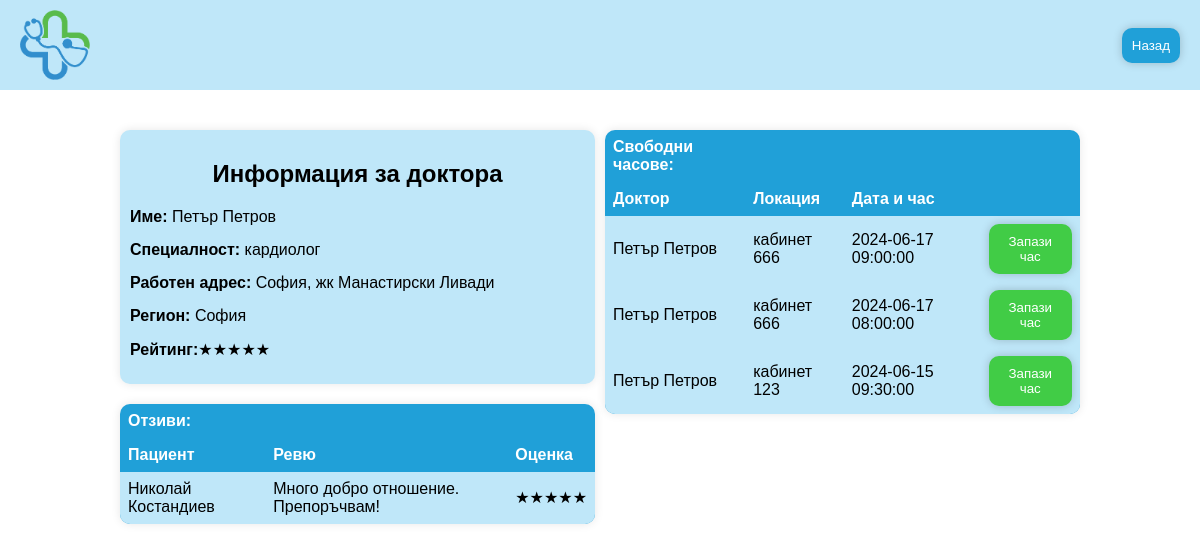
The app's page /presentation/views/doctor_profile.php?id=1 with its own data.
### tables this page shows
CREATE TABLE `doctors` (
  `id` int NOT NULL,
  `username` varchar(256) DEFAULT NULL,
  `password` varchar(100) NOT NULL,
  `email` varchar(256) DEFAULT NULL,
  `first_name` varchar(256) NOT NULL,
  `last_name` varchar(256) NOT NULL,
  `egn` char(10) NOT NULL,
  `work_address` varchar(256) NOT NULL,
  `region` varchar(50) NOT NULL,
  `phone_number` char(10) NOT NULL,
  `speciality` varchar(50) NOT NULL
);

CREATE TABLE `appointments` (
  `id` int NOT NULL,
  `doctor_id` int NOT NULL,
  `patient_id` int DEFAULT NULL,
  `review` varchar(512) DEFAULT NULL,
  `rating` int DEFAULT NULL,
  `notes` varchar(512) DEFAULT NULL,
  `location` varchar(256) NOT NULL,
  `appointment_date` datetime NOT NULL
);

CREATE TABLE `patients` (
  `id` int NOT NULL,
  `username` varchar(256) DEFAULT NULL,
  `password` varchar(100) NOT NULL,
  `email` varchar(256) DEFAULT NULL,
  `first_name` varchar(256) NOT NULL,
  `last_name` varchar(256) NOT NULL,
  `egn` char(10) NOT NULL,
  `address` varchar(256) NOT NULL,
  `phone_number` char(10) NOT NULL
);

### data/DB.php (called while the page is built)
<?php
class Db
{
    private $connection;
    public function __construct()
    {
        $dbhost = "localhost";
        $port = 3307;
        $dbName = "medappoint2";
        $userName = "root";
        $userPassword = "";
        $this->connection = new PDO("mysql:host=$dbhost;port=$port;dbname=$dbName", $userName, $userPassword,
            [
                PDO::MYSQL_ATTR_INIT_COMMAND => "SET NAMES utf8",
                PDO::ATTR_DEFAULT_FETCH_MODE => PDO::FETCH_ASSOC,
            ]);
    }
    public function getConnection()
    {
        return $this->connection;
    }
}

### business/GuestPatientController.php (called while the page is built, shortened)
<?php
require '../../data/DB.php';
function getAverageRatingPerDoctor($id) {
    $dataBase = new Db();
    $sql = "SELECT AVG(appointments.rating) AS rating
    FROM doctors JOIN appointments ON doctors.id = appointments.doctor_id
    WHERE doctor_id = :id";
    $stmt =  $dataBase->getConnection()->prepare($sql);
    $stmt->bindParam(':id', $id);
    $stmt->execute();
    $result = $stmt->fetch(PDO::FETCH_ASSOC);
    $rating = $result['rating'];
    return round($rating);
}
function getDoctorInformationForCardPerID($id) {
    $dataBase = new Db();
    $sql = "SELECT first_name, last_name, speciality, work_address, region FROM doctors WHERE id=:id";
    $stmt = $dataBase->getConnection()->prepare($sql);
    $stmt->bindParam(':id', $id);
    $stmt->execute();
    $doctor = $stmt->fetch(PDO::FETCH_ASSOC);
    return $doctor;
}
function getFreeAppointmentsPerIdForDoctorProfile($id) {
    $dataBase = new Db();
    $sql = "SELECT first_name, last_name, review, rating, notes, location, appointment_date, appointments.id
    FROM doctors JOIN appointments ON doctors.id = appointments.doctor_id
    WHERE doctor_id=$id AND patient_id IS NULL AND appointment_date >= :date
    ORDER BY appointment_date DESC";
    $stmt =  $dataBase->getConnection()->prepare($sql);
    $currentDate = date('Y-m-d H:i:s');
    $stmt->bindParam(':date', $currentDate);
    $stmt->execute();
    $appointments = $stmt->fetchAll(PDO::FETCH_ASSOC);
    return $appointments;
}
function getReviewsPerId($id) {
    $dataBase = new Db();
    $sql = "SELECT first_name, last_name, review, rating
            FROM appointments JOIN patients ON patient_id = patients.id
            WHERE doctor_id = :id AND (review IS NOT NULL OR rating IS NOT NULL)
            ORDER BY appointment_date DESC";
    $stmt =  $dataBase->getConnection()->prepare($sql);
    $stmt->bindParam(':id', $id);
    $stmt->execute();
    $reviews = $stmt->fetchAll(PDO::FETCH_ASSOC);
    return $reviews;
}

### presentation/views/doctor_profile.php (the view, shortened to what this page needs)
<!DOCTYPE html>
<html lang="en">
<head>
    <link rel="stylesheet" href="../css/homepage.css">
</head>
<body>
<header>
    <div class="left">
        <div id="container-logo"><img src="../images/icon.png" alt="Image is unavailable"></div>
        <?php
        require_once '../../business/GuestPatientController.php';
        ?>
    </div>
    <?php
        if(isset($_SESSION['username'])) {
            echo "<div class='container-buttons'>
                <a href='homepage_patients.php'> <button class='user-buttons'>Назад</button> </a>
                <a href='logout.php'> <button class='user-buttons'>Излизане</button> </a>
                </div>";
        }
        else {
            echo "<div class='container-buttons'>
            <a href='homepage.php'> <button class='user-buttons'>Назад</button> </a>";
        }
    ?>
</header>
<main>
    <div class="container-appointments">
        <div class="doctor-information">
            <div class="doctor-card">
                <h2>Информация за доктора</h2>
                <div class="doctor-info">
                    <?php
                    require_once '../../business/GuestPatientController.php';
                    $doctor = getDoctorInformationForCardPerID($_GET['id']);
                    echo "<div class='info-item'>
                            <label>Име:</label>
                            <span id='doctor-name'>" . $doctor["first_name"] . " " . $doctor["last_name"] . "</span>
                        </div>";
                    echo "<div class='info-item'>
                            <label>Специалност:</label>
                            <span id='doctor-specialty'>" . $doctor["speciality"] . "</span>
                        </div>";
                    echo "<div class='info-item'>
                            <label>Работен адрес:</label>
                            <span id='doctor-address'>" . $doctor["work_address"] . "</span>
                    </div>";
                    echo "<div class='info-item'>
                            <label>Регион:</label>
                            <span id='doctor-region'>" . $doctor["region"] . "</span>
                    </div>";
                    $doctors_rating = getAverageRatingPerDoctor($_GET['id']);
                    echo "<div class='info-item'><label>Рейтинг:</label>";
                    if (!isset($doctors_rating)) {
                        echo "</div>";
                    } else {
                        echo "<span class='stars' id='doctor-stars'>" . str_repeat("★", $doctors_rating) . str_repeat("☆", 5 - $doctors_rating) . "</span></div>";
                    }
                    ?>
                </div>
            </div>
            <table class="results-table" id="reviews">
                <thead>
                <tr>
                    <th>Отзиви:</th>
                </tr>
                <tr>
                    <th>Пациент</th>
                    <th>Ревю</th>
                    <th>Оценка</th>
                </tr>
                </thead>
                <tbody>
                <?php
                require_once '../../business/GuestPatientController.php';
                $reviews = getReviewsPerId($_GET['id']);
                if (count($reviews) > 0) {
                    foreach ($reviews as $row) {
                        echo "<tr>";
                        echo "<td>" . $row["first_name"] . " " . $row["last_name"] . "</td>";
                        echo "<td>" . $row["review"] . "</td>";
                        if (!isset($row["rating"])) {
                            echo "<td></td>";
                        } else {
                            echo "<td><span class='stars'>" . str_repeat("★", $row["rating"]) . str_repeat("☆", 5 - $row["rating"]) . "</span></td>";
                        }
                        echo "</tr>";
                    }
                } else {
                    echo "<tr><td colspan='6'>Няма отизиви за дадения специалист.</td></tr>";
                }
                ?>
                </tbody>
            </table>
        </div>
        <table class="results-table" id="free">
            <thead>
                <tr>
                    <th>Свободни часове:</th>
                </tr>
                <tr>
                    <th>Доктор</th>
                    <th>Локация</th>
                    <th>Дата и час</th>
                </tr>
            </thead>
            <tbody>
            <?php
            require_once '../../business/GuestPatientController.php';
            $appointments = getFreeAppointmentsPerIdForDoctorProfile($_GET['id']);
            $logged = 0;
            $username = "";
            if (count($appointments) > 0) {
                foreach ($appointments as $row) {
                    echo "<tr>";
                    echo "<td>" . $row["first_name"] . " " . $row["last_name"] . "</td>";
                    echo "<td>" . $row["location"] . "</td>";
                    echo "<td>" . $row["appointment_date"] . "</td>";
                    echo '<td class="reserve-button" id="reserve-appointment-container-' . $row['id'] . '" >
                             <button class="reviews-button" onclick="reserveAppointment(event, ' . $logged . ', ' . $row['id'] . ' , \'' . $username . '\')">Запази час</button>
                      </td>';
                    echo "</tr>";
                }
            } else {
                echo "<tr><td colspan='3'>Няма намерени часове.</td></tr>";
            }
            ?>
            </tbody>
        </table>
    </div>
</main>
</body>
</html>

### presentation/css/homepage.css (style rules this page uses)
body { font-family: Arial, sans-serif; margin: 0; background-color: white; }
button { box-shadow: 0 0 10px rgba(0, 0, 0, 0.2); }
header { display: flex; align-items: center; justify-content: space-between; background-color: #BFE7F9; padding: 10px 20px; }
.left { display: flex; align-items: center; gap: 20px; }
#container-logo { display: flex; width: 100%; height: 100%; justify-content: left; }
#container-logo img { width: 70px; height: 70px; }
.container-buttons { display: flex; align-items: center; gap: 10px; }
.user-buttons { background-color: #20A0D8; color: white; border: none; padding: 10px 10px; cursor: pointer; border-radius: 10px; }
.search-button, .reviews-button, .note-button, .review-button, .rating-button { background-color: #41CC46; color: white; border: none; padding: 10px 20px; cursor: pointer; border-radius: 10px; }
.results-table { background-color: #20A0D8; color: white; margin: 20px auto; border-collapse: collapse; border-radius: 10px; overflow: hidden; box-shadow: 0 0 10px rgba(0, 0, 0, 0.1); }
.results-table th, .results-table td { padding: 8px; text-align: left; }
.results-table td { background-color: #BFE7F9; color: black; }
.appointment-form, .doctor-card { background: #BFE7F9; margin: 20px auto; padding: 10px; border-radius: 10px; box-shadow: 0 0 10px rgba(0, 0, 0, 0.1); }
.appointment-form h2, .doctor-card h2 { text-align: center; margin-bottom: 20px; }
.info-item { margin-bottom: 15px; }
.info-item label { font-weight: bold; }
.container-appointments { width: 80%; margin: 20px auto; display: flex; align-items: flex-start; gap: 10px; }
.reserve-button { width: 20%; }
#reviews { width: 100%; }
#free, .doctor-information { width: 50%; }

### records on screen
doctors: first_name "Петър", last_name "Петров", speciality "кардиолог", work_address "София, жк Манастирски Ливади", region "София"
appointments: patient.first_name "Николай", patient.last_name "Костандиев", review "Много добро отношение. Препоръчвам!", rating "★★★★★"
appointments: doctor.first_name "Петър", doctor.last_name "Петров", location "кабинет 666", appointment_date "2024-06-17 09:00:00"
appointments: doctor.first_name "Петър", doctor.last_name "Петров", location "кабинет 666", appointment_date "2024-06-17 08:00:00"
appointments: doctor.first_name "Петър", doctor.last_name "Петров", location "кабинет 123", appointment_date "2024-06-15 09:30:00"

### other values on screen
str_repeat("★", $doctors_rating) "★★★★★"
